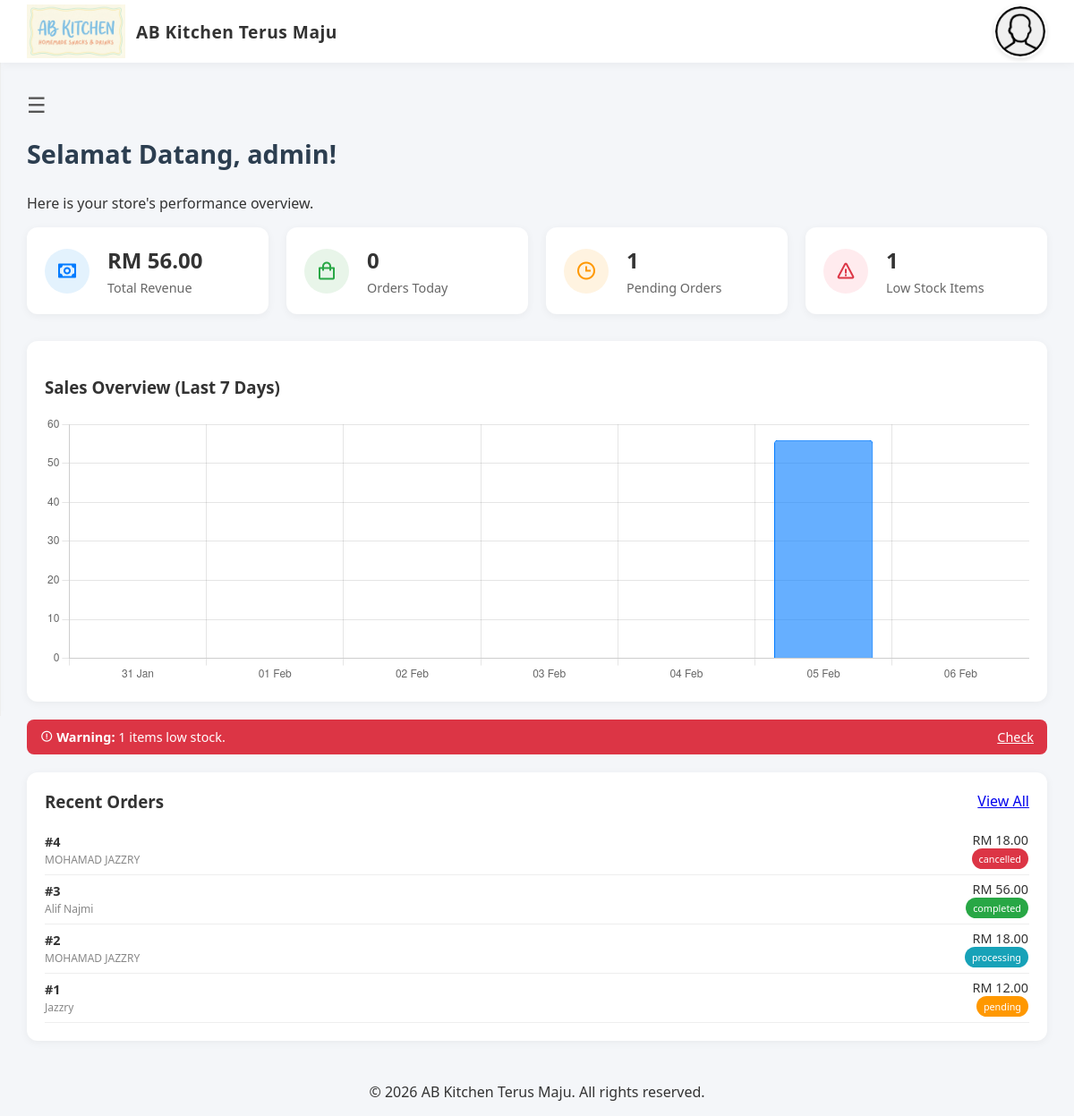
The page /admin (signed in) on the database its author committed.
### tables this page shows
CREATE TABLE orders (
                id INTEGER PRIMARY KEY AUTOINCREMENT,
                user_id INTEGER, -- Cashier who processed the order
                customer_name TEXT, -- Optional, for reference
                total_amount REAL NOT NULL DEFAULT 0.00,
                status TEXT DEFAULT 'completed', -- 'pending', 'completed', 'cancelled'
                created_at DATETIME DEFAULT CURRENT_TIMESTAMP, customer_email TEXT, customer_phone TEXT, delivery_method TEXT DEFAULT 'pickup', shipping_address TEXT, payment_method TEXT DEFAULT 'manual', receipt_image TEXT,
                FOREIGN KEY (user_id) REFERENCES users(id) ON DELETE SET NULL
            );

### pages/dashboard/admin_dashboard.php (the view, shortened to what this page needs)
<?php
include("../../header.php");
$username = $_SESSION['username'] ?? 'Admin';
try {
    $stmt = $pdo->query("SELECT SUM(total_amount) FROM orders WHERE status = 'completed'");
    $total_revenue = $stmt->fetchColumn() ?: 0.00;
    $today_start = date('Y-m-d 00:00:00');
    $stmt = $pdo->prepare("SELECT COUNT(*) FROM orders WHERE created_at >= ?");
    $stmt->execute([$today_start]);
    $orders_today = $stmt->fetchColumn();
    $stmt = $pdo->query("SELECT COUNT(*) FROM orders WHERE status = 'pending'");
    $pending_orders = $stmt->fetchColumn();
    $stmt = $pdo->query("SELECT COUNT(*) FROM products WHERE stock < 10");
    $low_stock_count = $stmt->fetchColumn();
    $sales_data = [];
    $labels = [];
    for ($i = 6; $i >= 0; $i--) {
        $date = date('Y-m-d', strtotime("-$i days"));
        $labels[] = date('d M', strtotime($date));
        $stmt = $pdo->prepare("SELECT SUM(total_amount) FROM orders WHERE date(created_at) = ? AND status = 'completed'");
        $stmt->execute([$date]);
        $val = $stmt->fetchColumn() ?: 0;
        $sales_data[] = $val;
    }
    $stmt = $pdo->query("SELECT * FROM orders ORDER BY created_at DESC LIMIT 5");
    $recent_orders = $stmt->fetchAll();
} catch (PDOException $e) {
    echo "DB Error: " . $e->getMessage();
}
?>
<main class="dashboard-container" id="main">
    <div class="dashboard-header">
        <span class="menu-toggle" onclick="openNav(event)">&#9776;</span>
        <div class="welcome-banner">
            <h1>Selamat Datang, <?= htmlspecialchars($username) ?>!</h1>
            <p>Here is your store's performance overview.</p>
        </div>
    </div>
    <div class="dashboard-content">
        <div class="stats-grid">
            <div class="stat-card">
                <div class="stat-icon" style="background:#e3f2fd;color:#007bff;"><i class='bx bx-money'></i></div>
                <div class="stat-info">
                    <h3>RM <?= number_format($total_revenue, 2) ?></h3>
                    <p>Total Revenue</p>
                </div>
            </div>
            <div class="stat-card">
                <div class="stat-icon" style="background:#e8f5e9;color:#28a745;"><i class='bx bx-shopping-bag'></i></div>
                <div class="stat-info">
                    <h3><?= $orders_today ?></h3>
                    <p>Orders Today</p>
                </div>
            </div>
            <div class="stat-card">
                <div class="stat-icon" style="background:#fff3e0;color:#ff9800;"><i class='bx bx-time'></i></div>
                <div class="stat-info">
                    <h3><?= $pending_orders ?></h3>
                    <p>Pending Orders</p>
                </div>
            </div>
            <div class="stat-card">
                <div class="stat-icon" style="background:#ffebee;color:#dc3545;"><i class='bx bx-error'></i></div>
                <div class="stat-info">
                    <h3><?= $low_stock_count ?></h3>
                    <p>Low Stock Items</p>
                </div>
            </div>
        </div>
        <div class="dashboard-split">
            <div class="chart-section" style="background:white;padding:20px;border-radius:12px;box-shadow:0 2px 10px rgba(0,0,0,0.05);">
                <h3 class="section-title">Sales Overview (Last 7 Days)</h3>
                <div style="height: 300px; position: relative; width: 100%;">
                    <canvas id="salesChart"></canvas>
                </div>
            </div>
            <div class="recent-section">
                <?php if ($low_stock_count > 0): ?>
                <div class="alert-box" style="background:#dc3545;color:white;padding:10px 15px;border-radius:8px;margin-bottom:20px;display:flex;align-items:center;justify-content:space-between;font-size:0.9em;">
                    <div>
                        <i class='bx bx-error-circle'></i> <strong>Warning:</strong> <?= $low_stock_count ?> items low stock.
                    </div>
                    <a href="/products" style="color:white;text-decoration:underline;">Check</a>
                </div>
                <?php endif; ?>
                <div style="background:white;padding:20px;border-radius:12px;box-shadow:0 2px 10px rgba(0,0,0,0.05);">
                    <div style="display:flex;justify-content:space-between;align-items:center;margin-bottom:15px;">
                        <h3 class="section-title" style="margin:0;">Recent Orders</h3>
                        <a href="/orders" class="btn-link">View All</a>
                    </div>
                    <table style="width:100%;border-collapse:collapse;font-size:0.9em;">
                        <tbody>
                            <?php foreach ($recent_orders as $o): ?>
                            <tr style="border-bottom:1px solid #eee;">
                                <td style="padding:8px 0;">
                                    <strong>#<?= $o['id'] ?></strong><br>
                                    <small style="color:#888;"><?= htmlspecialchars($o['customer_name']) ?></small>
                                </td>
                                <td style="text-align:right;">
                                    RM <?= number_format($o['total_amount'], 2) ?><br>
                                    <span class="badge status-<?= $o['status'] ?>" style="font-size:0.75em;"><?= $o['status'] ?></span>
                                </td>
                            </tr>
                            <?php endforeach; ?>
                        </tbody>
                    </table>
                </div>
            </div>
        </div>
    </div>
</main>
<script>
const ctx = document.getElementById('salesChart').getContext('2d');
new Chart(ctx, {
    type: 'bar',
    data: {
        labels: <?= json_encode($labels) ?>,
        datasets: [{
            label: 'Sales (RM)',
            data: <?= json_encode($sales_data) ?>,
            backgroundColor: 'rgba(0, 123, 255, 0.6)',
            borderColor: 'rgba(0, 123, 255, 1)',
            borderWidth: 1,
            borderRadius: 4
        }]
    },
    options: {
        responsive: true,
        maintainAspectRatio: false,
        plugins: {
            legend: { display: false }
        },
        scales: {
            y: { beginAtZero: true }
        }
    }
});
</script>
<?php include("../../footer.php"); ?>

### styles/main_style.css (style rules this page uses)
:root { --primary-color: #dcb5ff; --accent-color: #ff6b6b; --text-color: #333; --bg-color: #f4f6f9; --sidebar-bg: #fff; --header-height: 70px; --shadow-sm: 0 2px 5px rgba(0, 0, 0, 0.05); --shadow-md: 0 5px 15px rgba(0, 0, 0, 0.1); }
*, *::before, *::after { box-sizing: border-box; }
body { margin: 0; font-family: 'Outfit', 'Segoe UI', sans-serif; background-color: var(--bg-color); color: var(--text-color); overflow-x: hidden; }
main { background-color: var(--bg-color); color: var(--text-color); padding: 30px; min-height: calc(100vh - var(--header-height)); transition: margin-left .3s ease; flex: 1; max-width: 100%; }
main h1 { margin-bottom: 25px; font-size: 1.8rem; font-weight: 700; color: #2c3e50; }
.menu-toggle { font-size: 24px; cursor: pointer; margin-right: 15px; color: #555; display: inline-block; vertical-align: middle; }

### pages/dashboard/admin_dashboard.php (style rules this page uses)
.stats-grid { display: grid; grid-template-columns: repeat(auto-fit, minmax(200px, 1fr)); gap: 20px; margin-bottom: 30px; }
.stat-card { background: white; border-radius: 12px; padding: 20px; display: flex; align-items: center; gap: 20px; box-shadow: 0 2px 10px rgba(0,0,0,0.05); }
.stat-icon { width: 50px; height: 50px; border-radius: 50%; display: flex; align-items: center; justify-content: center; font-size: 24px; }
.stat-info h3 { margin: 0; font-size: 1.5rem; color: #333; }
.stat-info p { margin: 5px 0 0; color: #666; font-size: 0.9rem; }
.dashboard-split { display: flex; flex-direction: column; gap: 20px; }
.badge { padding: 4px 8px; border-radius: 12px; color: white; display: inline-block; }
.status-pending { background: #ff9800; }
.status-processing { background: #17a2b8; }
.status-completed { background: #28a745; }
.status-cancelled { background: #dc3545; }

### rows shown on the page
orders: id "4", customer_name "MOHAMAD JAZZRY", total_amount "18.00", status "cancelled"
orders: id "3", customer_name "Alif Najmi", total_amount "56.00", status "completed"
orders: id "2", customer_name "MOHAMAD JAZZRY", total_amount "18.00", status "processing"
orders: id "1", customer_name "Jazzry", total_amount "12.00", status "pending"

### other values the page prints
$store_name "AB Kitchen Terus Maju"
$username "admin"
$total_revenue "56.00"
$orders_today "0"
$pending_orders "1"
$low_stock_count "1"
$footer_store_name "AB Kitchen Terus Maju"
chart data {{ json_encode($sales_data) }} [0,0,0,0,0,56,0]
